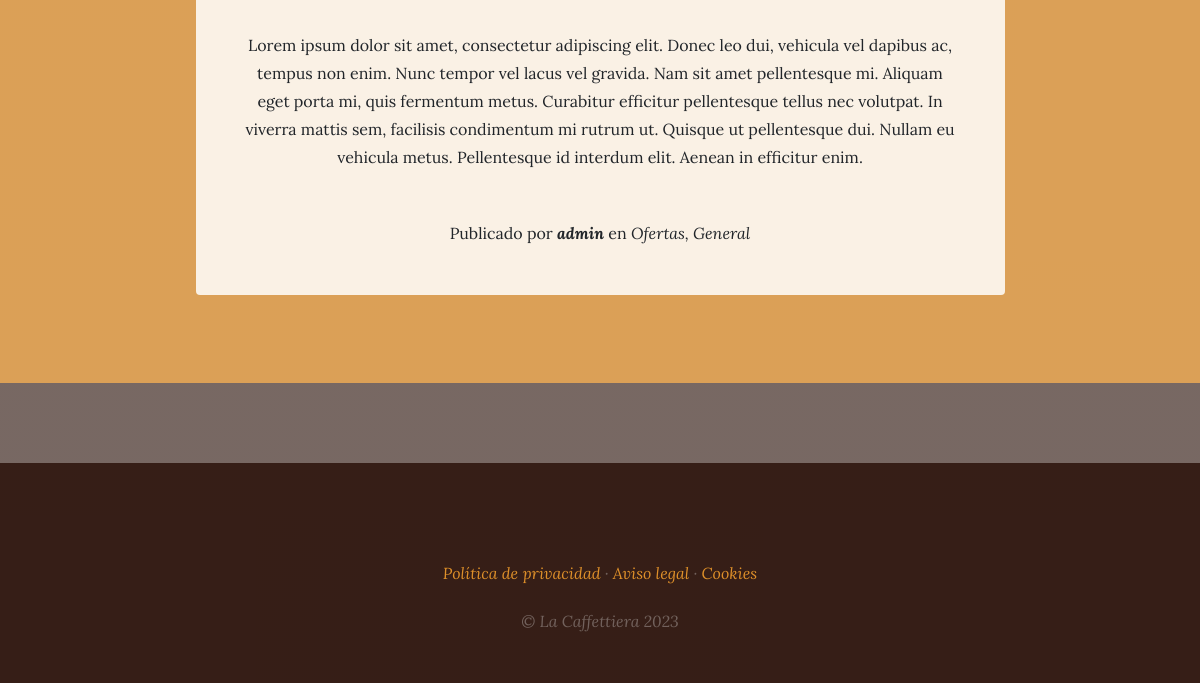
Before: /blog/ (lower part) with the older database file.
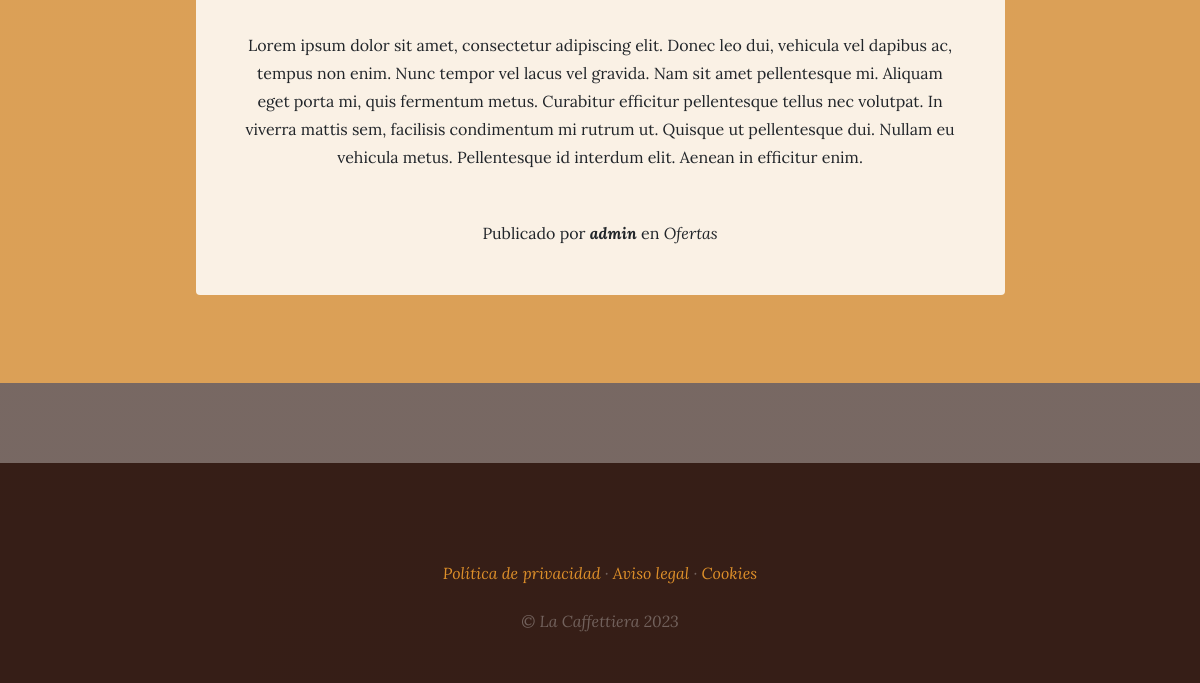
After: the same page with the newer database file.
### blog/models.py (models this page shows, shortened)
class Post(models.Model):
    title = models.CharField(max_length=200, verbose_name="Título")
    content = models.TextField(verbose_name="Contenido")
    published = models.DateTimeField(verbose_name="Fecha de publicacion", default=now)
    image = models.ImageField(verbose_name="Imagen", upload_to="blog", null=True, blank=True)
    author = models.ForeignKey(User, verbose_name="Autor", on_delete=models.CASCADE)
    categories = models.ManyToManyField(Category, verbose_name="Categorías", related_name="get_post")
    created = models.DateTimeField(auto_now_add=True, verbose_name="Fecha de Creación")
    updated = models.DateTimeField(auto_now=True, verbose_name="Fecha de Edición")
    class Meta:
        verbose_name = "entrada"#Cambia los nombres en el admina español
        verbose_name_plural = "entradas"
        ordering = ["-created"]#Se ordenan los proyectos de los ultimos subidos

class Category(models.Model):
    name = models.CharField(max_length=100, verbose_name="Nombre")
    created = models.DateTimeField(auto_now_add=True, verbose_name="Fecha de Creación")
    updated = models.DateTimeField(auto_now=True, verbose_name="Fecha de Edición")
    class Meta:
        verbose_name = "categoria"#Cambia los nombres en el admina español
        verbose_name_plural = "categorias"
        ordering = ["-created"]#Se ordenan los proyectos de los ultimos subidos

### blog/views.py (the view)
# urls.py: path('', views.blog, name="blog"),
def blog(request):
    posts = Post.objects.all()
    return render(request, "blog/blog.html", {'posts':posts})

### social/processors.py (called while the page is built)
def ctx_dict(request):
    ctx = {}
    links = Link.objects.all()
    for link in links:
        ctx[link.key] = link.url
    return ctx

### blog/templates/blog/blog.html (shortened to what this page needs)
{% extends 'core/base.html' %}
{% load static %}
{% block content %}
{% for post in posts %}
    <section class="page-section cta">
      <div class="container">
        <div class="row">
          <div class="col-xl-9 mx-auto">
            <div class="cta-innerv text-center rounded">
              <p class="mb-0 mbt">{{ post.content|linebreaks }}</p>
              <p class="mb-0 mbt">
                <span class="section-heading-under">Publicado por <em><b>{{ post.author }}</b></em> en <em>
                {% for category in post.categories.all %}
                {{ category.name }}{% if not forloop.last %},{% endif %}
                {% endfor %}
                </span>
              </p>
            </div>
          </div>
        </div>
      </div>
    </section>
    {% endfor %}
{% endblock %}

Changed rows visible on the page:
changed Post "admin": loses Category (name "General")
changed Category "Ofertas": no longer shows ","
